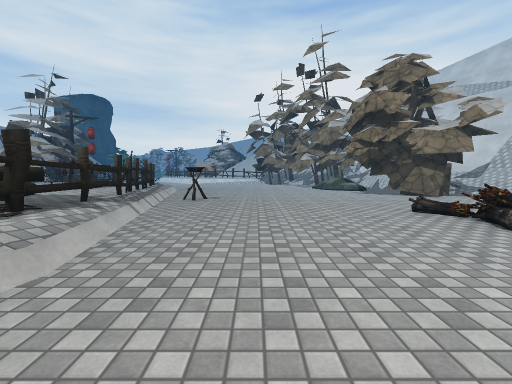
[1] (above)

24 first-person views from a walk through a 3-D level made in the Unity game engine. The camera is 1.3 m above the floor, tilts 4° down and sees 90° across. The floor is counted in squares, 2 m on a side. Each view is taken from the middle of a square. On the plan, view 1 faces up. The plan holds only what a view shows up to about 9 squares ahead; the rest is blank. The place goes on beyond the plan. Some surface patterns are stand-ins.

[2]
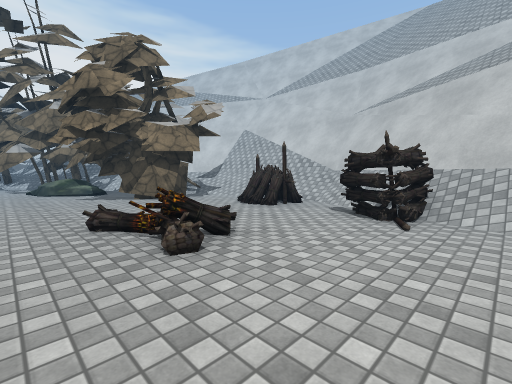

[3]
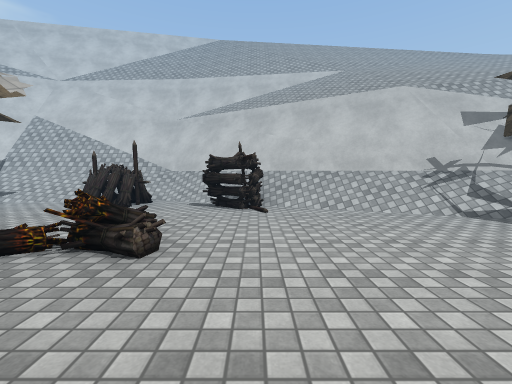

[4]
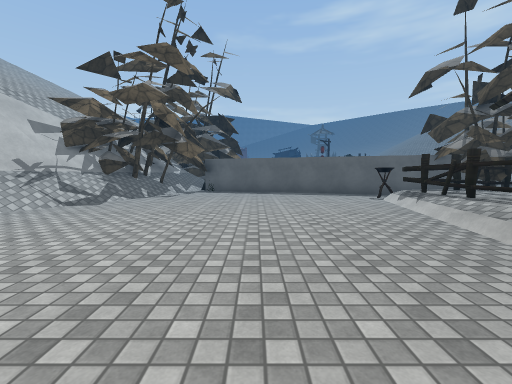

[5]
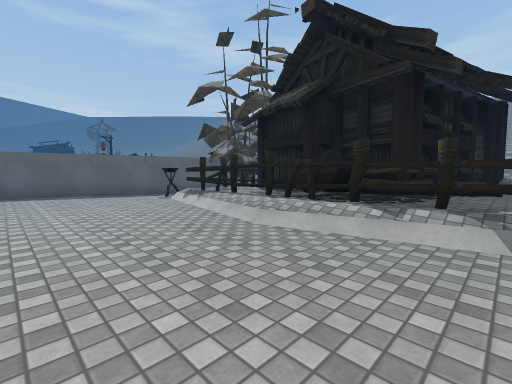

[6]
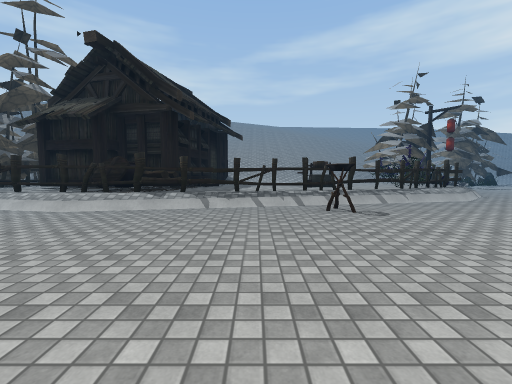

[7]
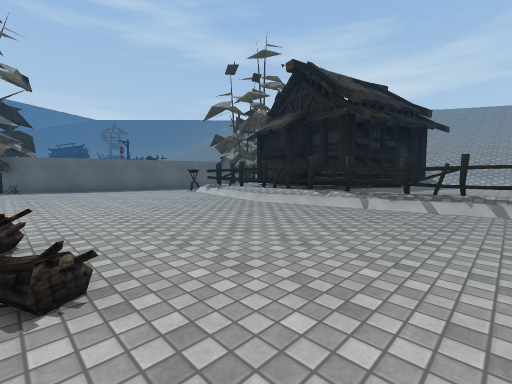

[8]
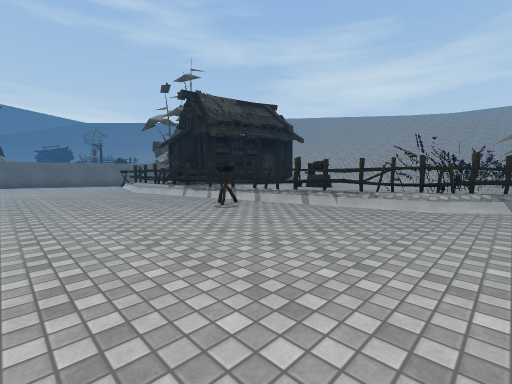

[9]
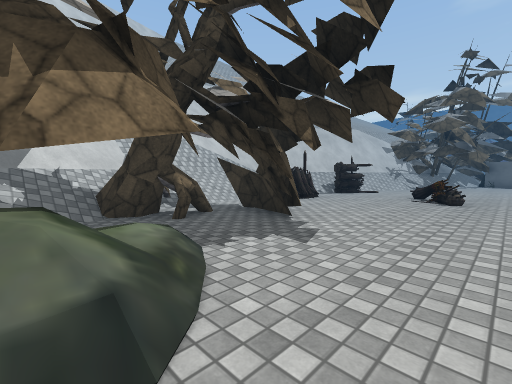

[10]
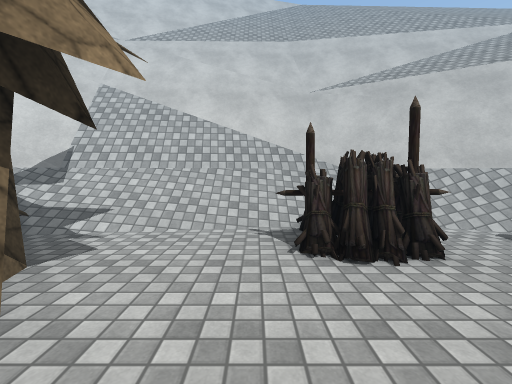

[11]
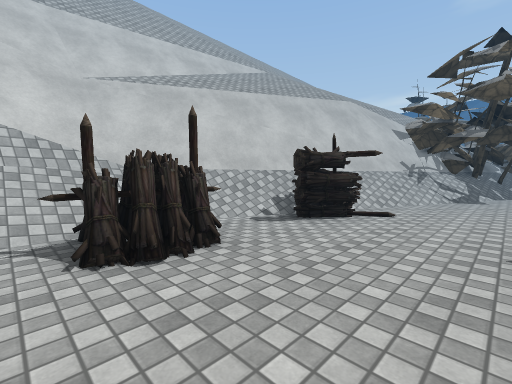

[12]
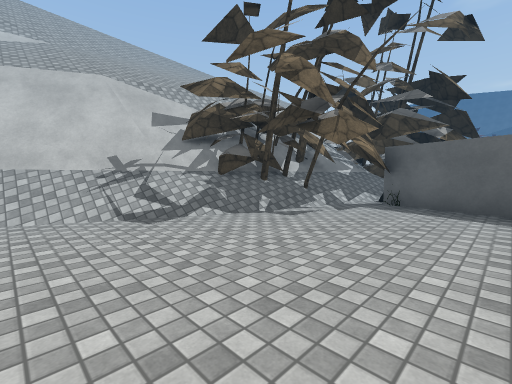

[13]
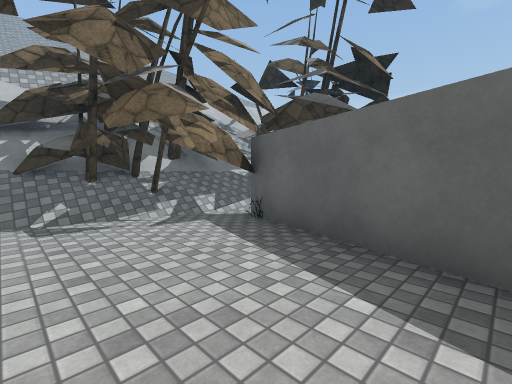

[14]
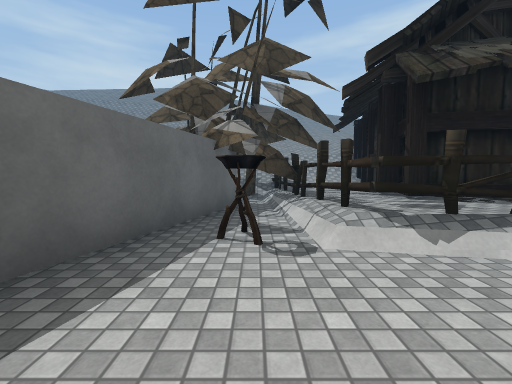

[15]
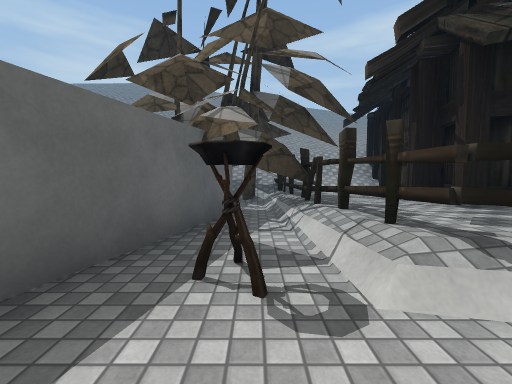

[16]
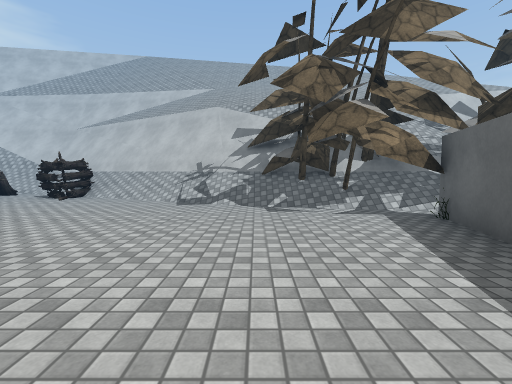

[17]
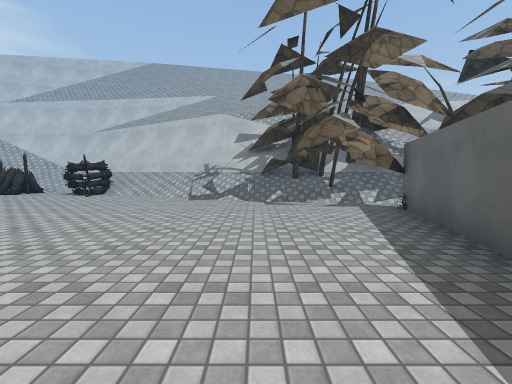

[18]
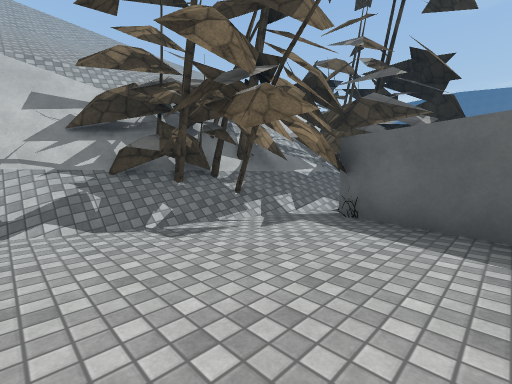

[19]
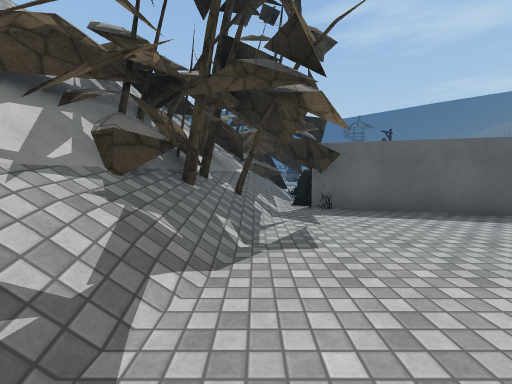

[20]
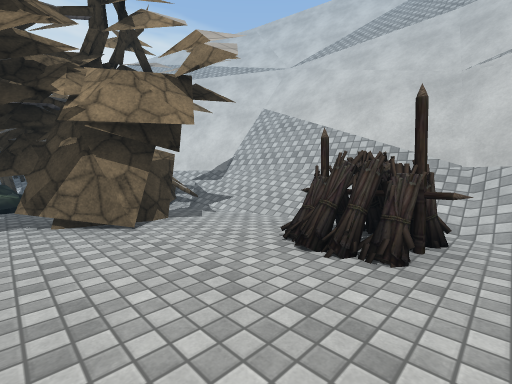

[21]
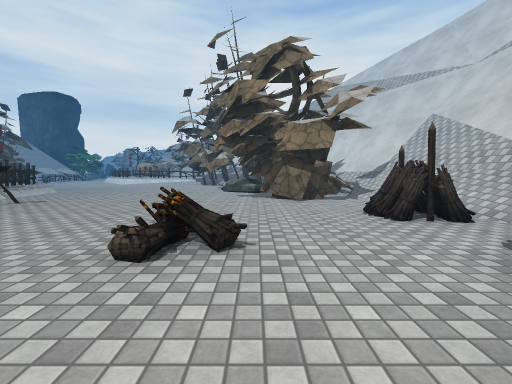

[22]
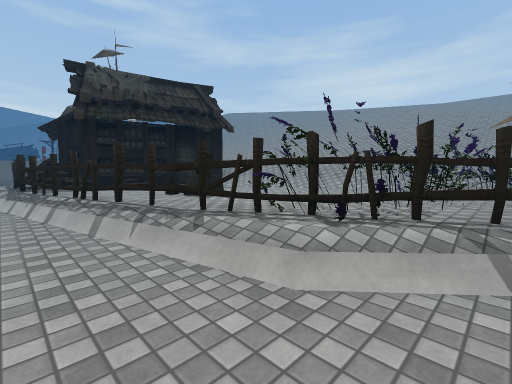

[23]
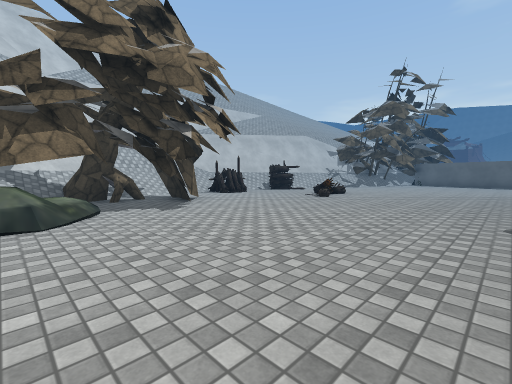

[24]
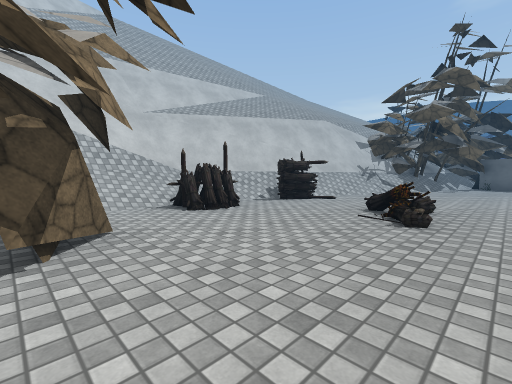

### Floor plan
Key: @ floor where view 1 was taken; # wall or solid block; x gap in a wall; . main floor; : floor 0.75 m higher than the main floor; + floor 4 m higher than the main floor; / step, stairs or slope; = window, fence, low wall or low ledge; v drop or lower ground; O other object.
Columns run from 7 left of view 1 to 14 right of it. Each row starts with its distance up from view 1.
 11 ####......=#      ##
 10 ###O=......# #######v
  9 ::##O......###/#/#v##
  8 ::::v......###///#v/#v
  7 ::O:#........ //##v//#
  6 ::::#O........./##v//
  5 :::::........OO/##v//
  4 :::::v....O..O./#/#//
  3 ####=x....O..O/##/#///
  2    ###.......O/#v/#///
  1     ##......./##//=//
  0 ######.@...../#v//////
 -1 :::#=#....../##///////
 -2 :#####....../##///////
 -3 ####O.......:#=///////
 -4  #####.... /##//////
 -5      ########//////
 -6          #### ////
 -7           ### ////
 -8           ###+v
 -9           ####v/
-10            ###v/
-11              #v/

Where each view was taken, in squares from view 1:
view 1: 0 up, 0 right, facing up
view 2: 1 up, 2 right, facing up-right
view 3: 2 up, 1 right, facing right
view 4: 4 up, 1 right, facing down
view 5: 4 up, 1 right, facing down-left
view 6: 5 up, 3 right, facing left
view 7: 6 up, 3 right, facing down-left
view 8: 11 up, 2 right, facing down-left
view 9: 11 up, 2 right, facing down-right
view 10: 6 up, 4 right, facing right
view 11: 6 up, 4 right, facing down-right
view 12: 0 up, 1 right, facing down-right
view 13: 3 down, 0 right, facing down-right
view 14: 3 down, 0 right, facing left
view 15: 3 down, 1 left, facing left
view 16: 3 down, 1 left, facing right
view 17: 3 down, 2 left, facing right
view 18: 2 down, 1 right, facing down-right
view 19: 1 down, 4 right, facing down
view 20: 4 up, 4 right, facing up-right
view 21: 1 up, 4 right, facing up
view 22: 11 up, 2 left, facing down-left
view 23: 11 up, 1 left, facing down-right
view 24: 8 up, 2 right, facing down-right
